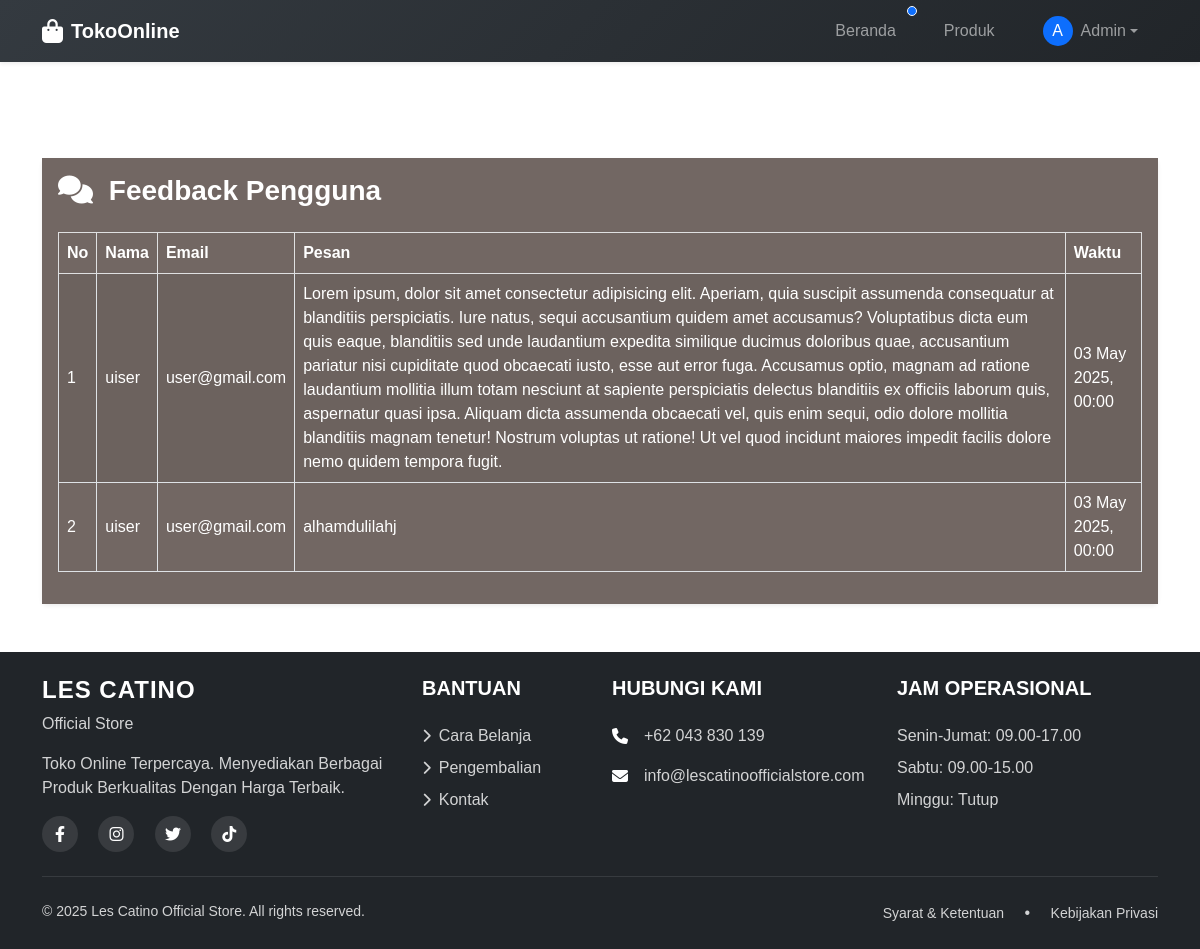
/admin/feedback.php (signed in), run on the app's committed database.
### tables this page shows
CREATE TABLE `feedback` (
  `id` int NOT NULL,
  `user_id` int NOT NULL,
  `message` text NOT NULL,
  `date` date NOT NULL
);

CREATE TABLE `users` (
  `id` int NOT NULL,
  `name` varchar(100) DEFAULT NULL,
  `email` varchar(100) DEFAULT NULL,
  `password` varchar(255) DEFAULT NULL,
  `role` enum('admin','user') DEFAULT 'user',
  `created_at` timestamp NOT NULL DEFAULT CURRENT_TIMESTAMP
);

### admin/feedback.php (the view, shortened to what this page needs)
<?php
include '../includes/config.php';
$result = $conn->query("
    SELECT feedback.*, users.name, users.email
    FROM feedback
    JOIN users ON feedback.user_id = users.id
");
include '../includes/header_admin.php';
?>
<div class="container mt-5 pt-5">
    <div class="card shadow-sm border-0 rounded">
        <div class="card-body" style="background-color: #726763;">
            <h1 class="mb-4 h3 fw-semibold text-white">
                <i class="fas fa-comments text-white me-2"></i> Feedback Pengguna
            </h1>
            <div class="table-responsive" style="background-color: #726763;">
                <table class="table table-bordered table-hover table-striped align-middle">
                    <thead class="table-light text-dark">
                        <tr>
                            <th>No</th>
                            <th>Nama</th>
                            <th>Email</th>
                            <th>Pesan</th>
                            <th>Waktu</th>
                        </tr>
                    </thead>
                    <tbody>
                        <?php $no = 1;
                        if (mysqli_num_rows($result) > 0) {
                            while ($feedback = $result->fetch_assoc()): ?>
                                <tr>
                                    <td><?= $no++ ?></td>
                                    <td><?= htmlspecialchars($feedback['name']) ?></td>
                                    <td><?= htmlspecialchars($feedback['email']) ?></td>
                                    <td><?= nl2br(htmlspecialchars($feedback['message'])) ?></td>
                                    <td><?= date('d M Y, H:i', strtotime($feedback['date'])) ?></td>
                                </tr>
                            <?php endwhile;
                        } else { ?>
                            <tr>
                                <td colspan="5" class="text-center">Belum ada feedback</td>
                            </tr>
                        <?php } ?>
                    </tbody>
                </table>
            </div>
        </div>
    </div>
</div>
<?php include '../includes/footer.php'; ?>

### includes/header_admin.php (style rules this page uses)
* { font-family: 'Lucida Sans', 'Lucida Sans Regular', 'Lucida Grande', 'Lucida Sans Unicode', Geneva, Verdana, sans-serif; }

### admin/feedback.php (style rules this page uses)
.table td, .table th { vertical-align: middle; }
.table thead, .table tbody, .table tfoot, .table th, .table td, .table tr { background-color: #726763 !important; color: white !important; }

### includes/footer.php (style rules this page uses)
html, body { height: 100%; margin: 0; }
body { display: flex; flex-direction: column; }

### data on the page
feedback: user.name "uiser", user.email "user@gmail.com", message "Lorem ipsum, dolor sit amet consectetur adipisicing elit. Aperiam, quia suscipit assumenda consequatur at blanditiis perspiciatis. Iure natus, sequi accusantium quidem amet accusamus? Voluptatibus dicta eum quis eaque, blanditiis sed unde laudantium expedita similique ducimus doloribus quae, accusantium pariatur nisi cupiditate quod obcaecati iusto, esse aut error fuga. Accusamus optio, magnam ad ratione laudantium mollitia illum totam nesciunt at sapiente perspiciatis delectus blanditiis ex officiis laborum quis, aspernatur quasi ipsa. Aliquam dicta assumenda obcaecati vel, quis enim sequi, odio dolore mollitia blanditiis magnam tenetur! Nostrum voluptas ut ratione! Ut vel quod incidunt…", date "03 May 2025, 00:00"
feedback: user.name "uiser", user.email "user@gmail.com", message "alhamdulilahj", date "03 May 2025, 00:00"

### other printed values
substr($_SESSION['name'], 0, 1) "A"
$_SESSION['name'] "Admin"
